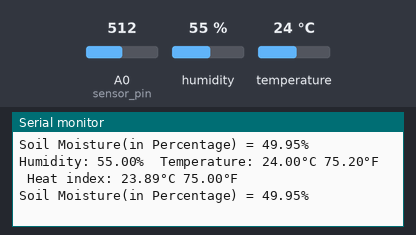
Bench run of a sketch on a simulated Arduino Uno, built with avr-gcc and run on an emulated ATmega328P. Shown: the last lines printed to the serial monitor. The test bench sets the inputs (shaded band); at power-on: humidity 55 %, A0 (sensor_pin) = 512, temperature 24 °C.

Above: at 6.9 s.
7.0 s: humidity set to 22 %
At 10.25 s:
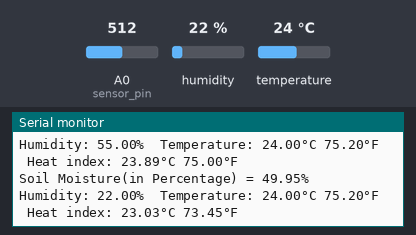
12.5 s: A0 (sensor_pin) set to 716
At 15.0 s:
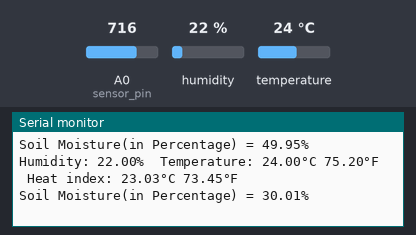
18.0 s: temperature set to 12 °C
At 19.8 s:
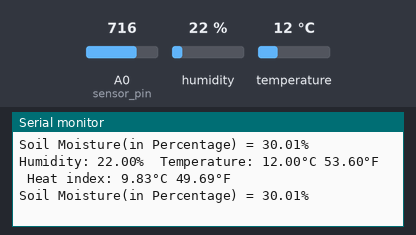
23.5 s: A0 (sensor_pin) set to 900
At 27.0 s:
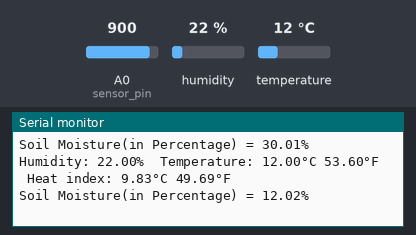
29.0 s: humidity set to 40 %
At 31.8 s:
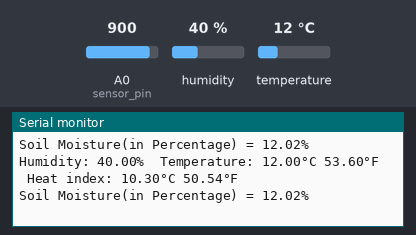
Timing chart, 0 to 33.3 s (numbered marks = the images above; inputs shaded):
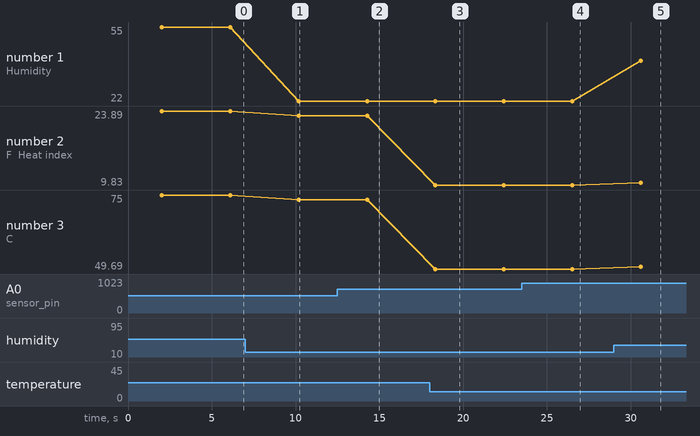

Measured:
- after the input at 7.0 s, the serial monitor: prints a new line after 3.2 s (image 1)
- after the input at 12.5 s, the serial monitor: prints a new line after 1.9 s (image 2)
- after the input at 18.0 s, the serial monitor: prints a new line after 0.35 s (image 3)
- after the input at 23.5 s, the serial monitor: prints a new line after 3.1 s (image 4)
- after the input at 29.0 s, the serial monitor: prints a new line after 1.6 s (image 5)
- plotted number 1: 55 → 22 after the input at 7.0 s, 22 → 40 after the input at 29.0 s
- plotted number 2: 23.89 → 23.03 after the input at 7.0 s, 23.03 → 9.83 after the input at 18.0 s, 9.83 → 10.3 after the input at 29.0 s
- plotted number 3: 75 → 73.45 after the input at 7.0 s, 73.45 → 49.69 after the input at 18.0 s, 49.69 → 50.54 after the input at 29.0 s

The sketch:

sketch_may23a.ino
```cpp
// Libraries used for this project
//https://github.com/adafruit/DHT-sensor-library For DHT Sensor
//https://github.com/adafruit/Adafruit_Sensor Dependencie for the library

//Include an define sensor and libraries
#include "DHT.h"
#define DHTPIN 2
#define DHTTYPE DHT11
const int sensor_pin = A0;

//Define the DHTTYPE
DHT dht(DHTPIN, DHTTYPE);

void setup() {
  // put your setup code here, to run once:
  Serial.begin(9600);
  // Init dht to read the data
  dht.begin();
}

// Create a void to DHT Reads
void dhtRead() {
  // Wait a few seconds between measurements.
  delay(2000);

  // Reading temperature or humidity takes about 250 milliseconds!
  // Sensor readings may also be up to 2 seconds 'old' (its a very slow sensor)
  float h = dht.readHumidity();
  // Read temperature as Celsius (the default)
  float t = dht.readTemperature();
  // Read temperature as Fahrenheit (isFahrenheit = true)
  float f = dht.readTemperature(true);

  // Check if any reads failed and exit early (to try again).
  if (isnan(h) || isnan(t) || isnan(f)) {
    Serial.println(F("Failed to read from DHT sensor!"));
    return;
  }

  // Compute heat index in Fahrenheit (the default)
  float hif = dht.computeHeatIndex(f, h);
  // Compute heat index in Celsius (isFahreheit = false)
  float hic = dht.computeHeatIndex(t, h, false);

  Serial.print(F("Humidity: "));
  Serial.print(h);
  Serial.print(F("%  Temperature: "));
  Serial.print(t);
  Serial.print(F("°C "));
  Serial.print(f);
  Serial.print(F("°F  Heat index: "));
  Serial.print(hic);
  Serial.print(F("°C "));
  Serial.print(hif);
  Serial.println(F("°F"));
}

// Create a void to fc128 sensor read the data

void fc128Read() {

  float moisture_percentage;
  //float moisture_float;

  //moisture_float = analogRead(sensor_pin);

  moisture_percentage = ( 100.00 - ( (analogRead(sensor_pin)/1023.00) * 100.00 ) );

  Serial.print("Soil Moisture(in Percentage) = ");
  Serial.print(moisture_percentage);
  Serial.println("%");
  //Serial.println("-----------");
  //Serial.println("Soil Moisture(in float) =");
  //Serial.println(moisture_float);

  delay(2000);

}

//Pass in void loop the two functions
void loop() {
  dhtRead();
  fc128Read();
}
```
